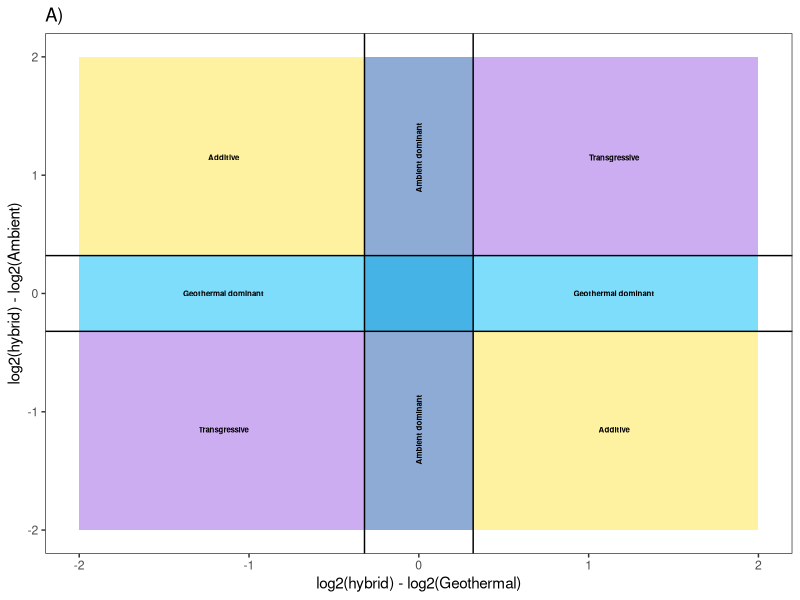

Write the R code that produced this figure.
##############################
## example plot for SKR inhertiance patterns
##
## Matt Brachmann (PhDMattyB)
##
## 14.07.2025
##
##############################


setwd('~/Parsons_Postdoc/SKR_Hybrid_Gene_expression/')

library(tidyverse)

theme_set(theme_bw())


example_pal = c('#fee440', 
                '#1d58ab',
                '#00bbf9',
                '#9b5de5')


example_plot = ggplot()+
  geom_rect(data = data.frame(xmin = c(-0.32,
                                       -2, 
                                       -0.32, 
                                       0.32, 
                                       0.32, 
                                       -0.32), 
                              xmax = c(0.32, 
                                       2, 
                                       -2, 
                                       2, 
                                       2, 
                                       -2), 
                              ymin = c(-2, 
                                       -0.32, 
                                       0.32, 
                                       -0.32, 
                                       0.32, 
                                       -0.32), 
                              ymax = c(2, 
                                       0.32, 
                                       2, 
                                       -2, 
                                       2, 
                                       -2),
                              fill = c('Pure-strain1 dominant', 
                                       'Pure-strain2 dominant', 
                                       'Additive', 
                                       'Additive', 
                                       'Transgressive', 
                                       'Transgressive')), 
            aes(xmin = xmin, 
                xmax = xmax, 
                ymin = ymin, 
                ymax = ymax, 
                fill = fill), 
            alpha = 0.5)+
  scale_fill_manual(values = example_pal)+
  annotate("text", 
           x = c(-1.15, 1.15), 
           y = c(1.15, -1.15), 
           label = "Additive", 
           size = 2, 
           fontface = 'bold')+
  annotate("text", 
           x = c(1.15, -1.15), 
           y = c(1.15, -1.15), 
           label = "Transgressive", 
           size = 2, 
           fontface = 'bold')+
  annotate("text", 
           x = c(-1.15, 1.15), 
           y = c(0,0), 
           label = "Geothermal dominant", 
           size = 2, 
           fontface = 'bold')+
  annotate("text", 
           x = c(0, 0), 
           y = c(1.15, -1.15), 
           label = "Ambient dominant", 
           angle = 90, 
           size = 2, 
           fontface = 'bold')+
  labs(x = 'log2(hybrid) - log2(Geothermal)', 
       y = 'log2(hybrid) - log2(Ambient)', 
       title = 'A)')+
  geom_hline(yintercept = c(0.32, -0.32))+
  geom_vline(xintercept = c(0.32, -0.32))+
  theme(panel.grid = element_blank(), 
        legend.position = 'none')


ggsave('Example_inheritance_plot.tiff', 
       plot = example_plot, 
       units = 'cm', 
       width = 10, 
       height = 10, 
       dpi = 'retina')
